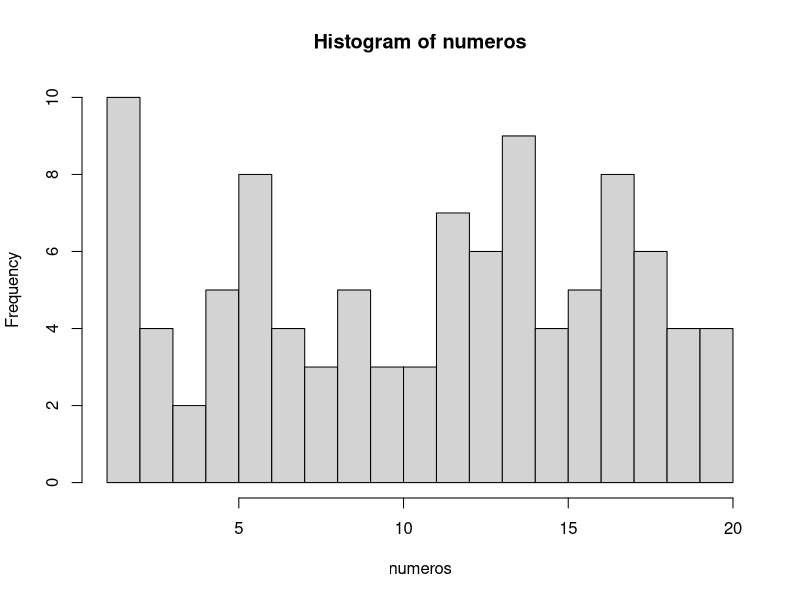

R code for this plot:
## ---- chunk 1
numeros <- sample(1:20, 100, TRUE)
numeros
## ---- chunk 2
mediana <- median(numeros)
mediana
## ---- chunk 3
media <- mean(numeros)
media
## ---- chunk 4
# El argumento breaks nos permite dividir en histograma en las partes que queramos
hist(numeros, breaks = 20)
## ---- chunk 5
tabla.frecuencias <- data.frame(table(numeros))
tabla.frecuencias
## ---- chunk 6
# Con la función seq, creamos una secuencia de 1 a 10 en intervalos de 0.1 en 0.1
secuencia <- seq(1, 10, 0.1)
muestra <- sample(secuencia, 100, TRUE)
muestra
## ---- chunk 7
# Aquí el cálculo de la mediana 
mediana <- median(numeros)
mediana
## ---- chunk 8
# Aquí el cálculo de la media
media <- mean(numeros)
media
## ---- chunk 9
# Aquí el cálculo de la moda
tabla.muestra <- data.frame(table(muestra))
tabla.muestra
